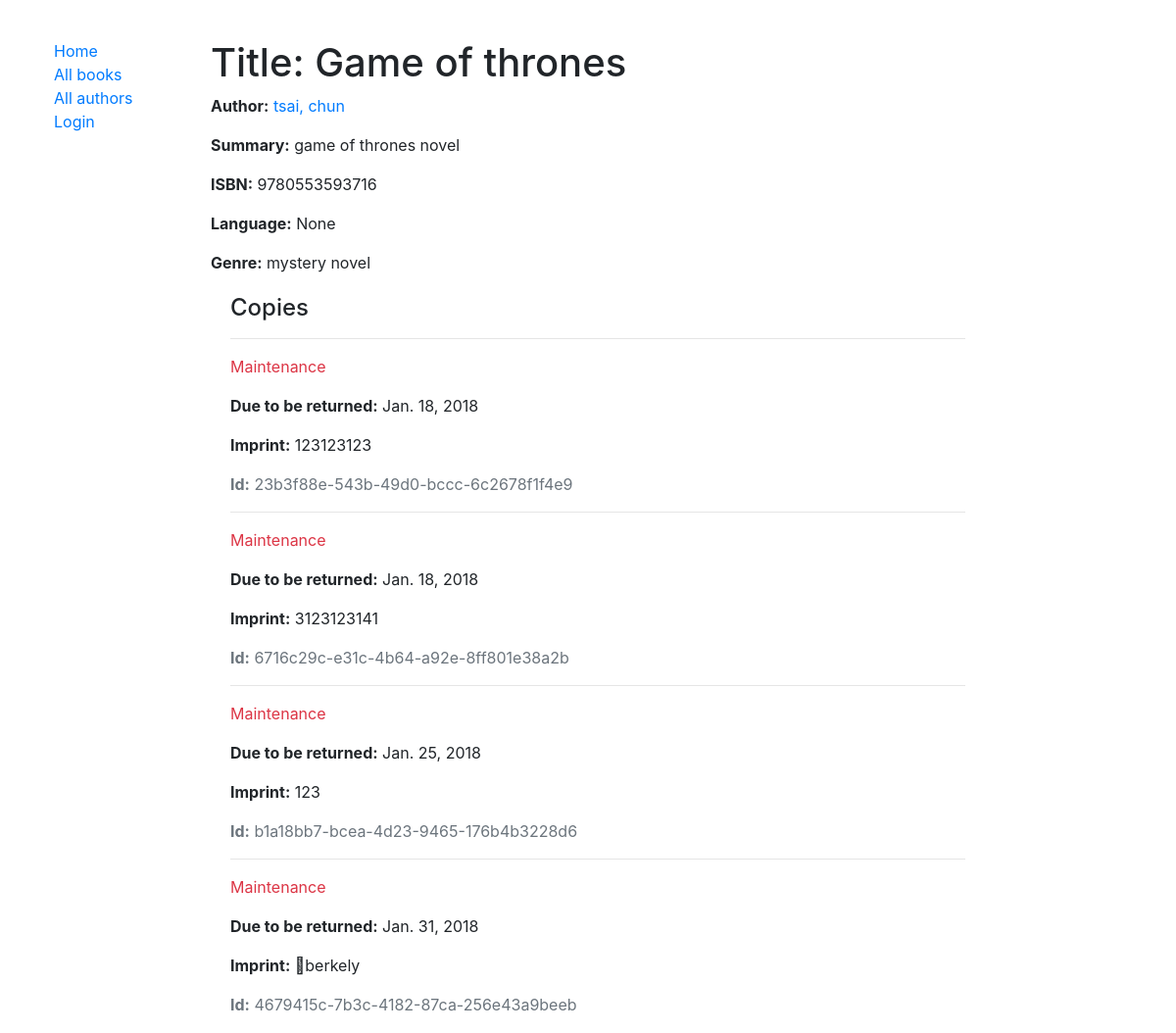
The app's page /catalog/book/1, older data.
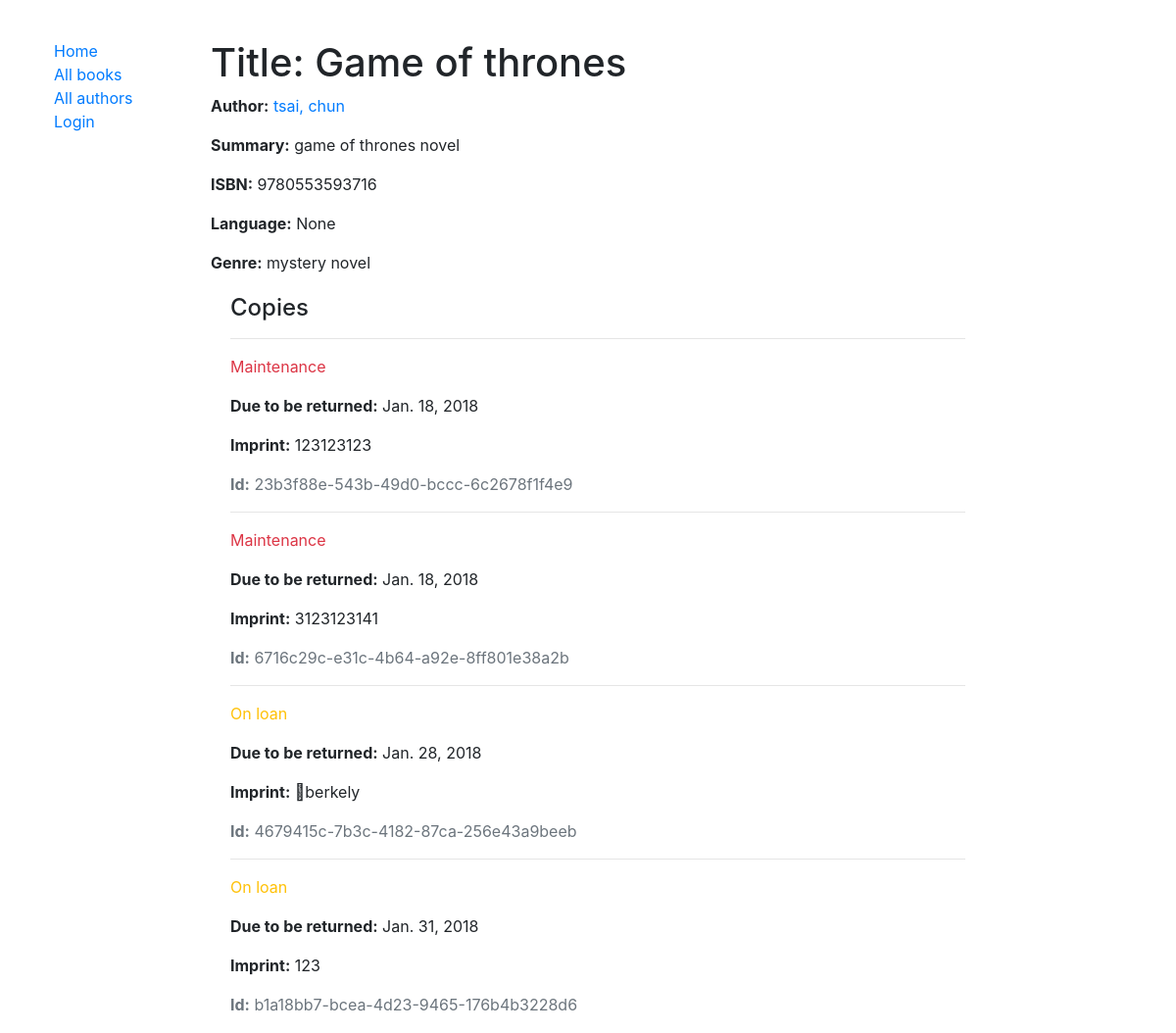
The same page, newer data.
### catalog/models.py (models this page shows, shortened)
class Book(models.Model):
    title = models.CharField(max_length=200)
    author = models.ForeignKey('Author', on_delete = models.SET_NULL, null=True)
    summary = models.TextField(max_length=1000, help_text="Enter a brief description of the book")
    isbn = models.CharField('ISBN',max_length=13, help_text='13 Character <a href="https://www.isbn-international.org/content/what-isbn">ISBN number</a>')
    genre = models.ManyToManyField(Genre, help_text="Select a genre for this book")
    language = models.ForeignKey('Language' , on_delete = models.SET_NULL , null = True ,blank = True )
    def display_genre(self):
        '''
        Create a string for the Genre . This is required to display genre in Admin
        '''
        return ', '.join([ genre.name for genre in self.genre.all()[:3] ])
    display_genre.short_description = 'Genre'

class Author(models.Model):
    first_name = models.CharField(max_length = 100 )
    last_name = models.CharField(max_length = 100 )
    date_of_birth = models.DateField(null = True , blank = True)
    date_of_death = models.DateField('Died' , null = True , blank = True)
    class Meta:
        ordering = ["last_name","first_name"]
    def __str__(self):
        return '{0}, {1}'.format(self.last_name , self.first_name)

class Genre(models.Model):
    name = models.CharField(max_length = 200 , help_text = "EnterEnter a book genre (e.g. Science Fiction, French Poetry etc.)")
    def __str__(self):
        return self.name

class BookInstance(models.Model):
    id = models.UUIDField(primary_key = True , default = uuid.uuid4 , help_text = "Unique ID for this particular book across whole library")
    book = models.ForeignKey('Book', on_delete = models.SET_NULL , null = True)
    imprint = models.CharField(max_length = 200)
    due_back = models.DateField(null = True , blank = True)
    LOAN_STATUS = (
        ('m', 'Maintenance'),
        ('o', 'On loan'),
        ('a', 'Available'),
        ('r', 'Reserved'),
    )
    status = models.CharField(max_length = 1 ,choices = LOAN_STATUS , blank = True , default = "m" , help_text = 'Book availability')
    borrower = models.ForeignKey(User , on_delete = models.SET_NULL , null = True , blank = True)
    class Meta:
        permissions = (("can_mark_returned" , "Set book as returned"),)
        ordering = ['due_back']

### catalog/views.py (the view)
# urls.py: re_path(r'^book/(?P<pk>\d+)$', views.BookDetailView.as_view(), name='book-detail'),
class BookDetailView(generic.DetailView):
    model = Book

### catalog/templates/catalog/book_detail.html
{% extends "base_generic.html" %}
{% block content %}
  <h1>Title: {{ book.title }}</h1>
  <p><strong>Author:</strong> <a href="{% url 'author-detail' book.author.pk %}">{{ book.author }}</a></p>
  <p><strong>Summary:</strong> {{ book.summary }}</p>
  <p><strong>ISBN:</strong> {{ book.isbn }}</p>
  <p><strong>Language:</strong> {{ book.language }}</p>
  <p><strong>Genre:</strong> {% for genre in book.genre.all %} {{ genre }}{% if not forloop.last %}, {% endif %}{% endfor %}</p>
  <div style="margin-left:20px;margin-top:20px">
    <h4>Copies</h4>
    {% for copy in book.bookinstance_set.all %}
        <hr>
        <p class="{% if copy.status == 'a' %}text-success{% elif copy.status == 'm' %}text-danger{% else %}text-warning{% endif %}"> {{ copy.get_status_display }}</p>
        {% if copy.status != 'a' %}<p><strong>Due to be returned:</strong> {{copy.due_back}}</p>{% endif %}
        <p><strong>Imprint:</strong> {{copy.imprint}}</p>
        <p class="text-muted"><strong>Id:</strong> {{copy.id}}</p>
    {% endfor %}
  </div>
{% endblock %}

### catalog/templates/base_generic.html (shortened to what this page needs)
<!DOCTYPE html>
<html lang="en">
<head>
    <link rel="stylesheet" href="https://maxcdn.bootstrapcdn.com/bootstrap/4.0.0-beta.3/css/bootstrap.min.css"
>
    {% load static %}
    <link rel="stylesheet" href="{% static 'css/styles.css' %}">
</head>
<body>
    <div class="container-fluid">
        <div class="row top-buffer">
            <div class="col-sm-2">
                {% block sidebar %}
                <ul class="sidebar-nav">
                    <li>
                        <a href="{% url 'index' %}">Home</a>
                    </li>
                    <li>
                        <a href="{% url 'books' %}">All books</a>
                    </li>
                    <li>
                        <a href="{% url 'authors' %}">All authors</a>
                    </li>
                    {% if user.is_authenticated %}
                        <div class = "top-item-buffer" >
                        <li>User:</li>
                        <li>{{ user.get_username }}</li>
                        <li><a href="{% url 'my-borrowed' %}">My Borrowed</a></li>
                        <li><a href="{% url 'logout'%}?next={{request.path}}">Logout</a></li>
                    {% else %}
                        <li><a href="{% url 'login'%}?next={{request.path}}">Login</a></li>
                    {% endif %}
                </ul>
                {% endblock %}
            </div>
            <div class="col-sm-8 ">
                {% block content %}{% endblock %}
            </div>
        </div>
    </div>
</body>
</html>

### catalog/static/css/styles.css (style rules this page uses)
.sidebar-nav { list-style: none; }

### catalog/templates/base_generic.html (style rules this page uses)
.top-buffer { margin-top: 40px; }

Row changes from the older to the newer data that the page shows:
changed BookInstance "\bberkely": status "Maintenance" → "On loan"; due_back "Jan. 31, 2018" → "Jan. 28, 2018"; moves up the list
changed BookInstance "b1a18bb7-bcea-4d23-9465-176b4b3228d6": status "Maintenance" → "On loan"; due_back "Jan. 25, 2018" → "Jan. 31, 2018"
